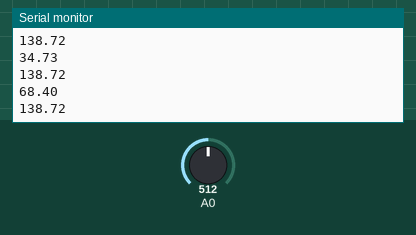
Simulated run of this sketch. Board: ESP8266 (NodeMCU). Shown: the last lines printed to the serial monitor. The inputs (shaded band) are chosen by the test bench; at power-on: A0 = 512. WiFi joins after 1.5 s; servers stay silent unless stated.

Above: at 2.8 s.
2.9 s: A0 set to 716
At 3.5 s:
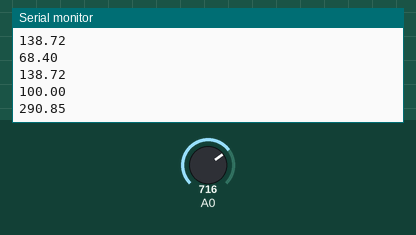
4.4 s: A0 set to 900
At 5.0 s:
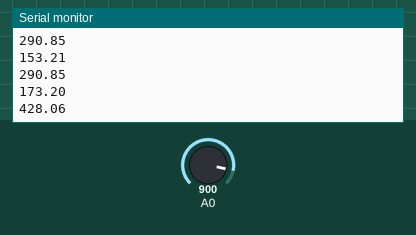
Timing chart, 0 to 7.4 s (numbered marks = the images above; inputs shaded):
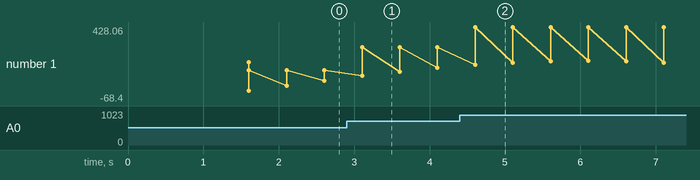

Measured:
- after the input at 2.9 s, the serial monitor: prints a new line after 0.20 s (image 1)
- after the input at 4.4 s, the serial monitor: prints a new line after 0.20 s (image 2)
- plotted number 1: 138.72 → 290.85 after the input at 2.9 s, 290.85 → 428.06 after the input at 4.4 s

The sketch:

analogreadnodemcu.ino
```cpp
#include <ESP8266WiFi.h>
#include <FirebaseArduino.h>


// Set these to run example.
#define FIREBASE_HOST ""
#define FIREBASE_AUTH ""
#define WIFI_SSID ""
#define WIFI_PASSWORD ""

const double SensorValueLow = 330;
const double SensorValueDiff = 14; // differance between high and low sensor value
const double TempValueDiff = 17.40; // differance between high and low Temp value
const double TempValueLow = 5;
double sensorValue;
int contador1;
int contador2;
double Temp;

double data = 200;
double vol;
int itemp;
int frac;

void setup() {
  // put your setup code here, to run once:
  Serial.begin(9600);
  WiFi.begin(WIFI_SSID, WIFI_PASSWORD);
  Serial.println("Connecting");
  while (WiFi.status() != WL_CONNECTED) {
    Serial.print(".");
     delay(400);
  }
  Serial.println("Connected");
  Serial.println(WiFi.localIP());

  Firebase.begin(FIREBASE_HOST, FIREBASE_AUTH);
  itemp = 0;
  frac = 0;
}


void loop() {
  // put your main code here, to run repeatedly:
  while(itemp <= 50){
    sensorValue=analogRead(A0);
    Temp = convertTemp(sensorValue);
    vol = data*sin(10*frac*3.14159/180);
    frac++;
    Serial.println(vol);
    Serial.println(Temp);
    Firebase.setFloat("/TempReport/"+String(itemp),vol);
    Firebase.setFloat("/Tempadc/"+String(itemp),Temp);
    delay(200);
    itemp++;
    }
  itemp = 0;
}

double convertTemp(float sensorValue){
  Temp = sensorValue-SensorValueLow;
  Temp = Temp/SensorValueDiff;
  Temp = Temp*TempValueDiff;
  Temp = (Temp+TempValueLow);
  Temp =3*Temp/5;

  return Temp;
  }
```
